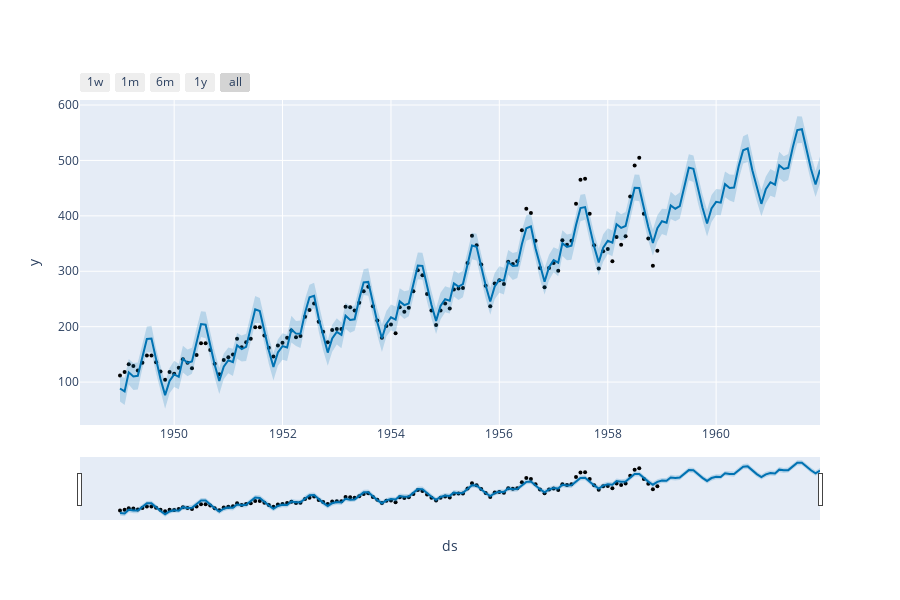

The notebook cell this image was saved under:
### Markdown cell above
### Plot of whole modeled data

### Code cell
plot_plotly(m ,forecast)
